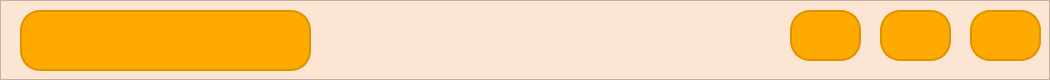
      <widget class="QFrame" name="FrameSuperior">
       <property name="styleSheet">
        <string notr="true">background-color: rgb(253,229,212);
</string>
       </property>
       <property name="frameShape">
        <enum>QFrame::StyledPanel</enum>
       </property>
       <property name="frameShadow">
        <enum>QFrame::Raised</enum>
       </property>
       <widget class="QPushButton" name="bt_exit">
        <property name="geometry">
         <rect>
          <x>970</x>
          <y>10</y>
          <width>71</width>
          <height>51</height>
         </rect>
        </property>
        <property name="styleSheet">
         <string notr="true">QPushButton {
    background-color: rgb(255, 170, 0);
    border: 2px solid #dd9300; 
    color: white;
    font-weight: bold;
	border-top-left-radius:20px;
	border-bottom-left-radius:20px;
	border-top-right-radius:20px;
	border-bottom-right-radius:20px;

}

QPushButton:hover {
    background-color:#dd9300; 
    border: 2px solid #dd9300; 
}</string>
        </property>
        <property name="text">
         <string/>
        </property>
        <property name="icon">
         <iconset resource="res1.qrc">
          <normaloff>:/images/bt_exit.png</normaloff>:/images/bt_exit.png</iconset>
        </property>
        <property name="iconSize">
         <size>
          <width>38</width>
          <height>38</height>
         </size>
        </property>
       </widget>
       <widget class="QPushButton" name="bt_minus">
        <property name="geometry">
         <rect>
          <x>790</x>
          <y>10</y>
          <width>71</width>
          <height>51</height>
         </rect>
        </property>
        <property name="styleSheet">
         <string notr="true">QPushButton {
    background-color: rgb(255, 170, 0);
    border: 2px solid #dd9300; 
    color: white;
    font-weight: bold;
	border-top-left-radius:20px;
	border-bottom-left-radius:20px;
	border-top-right-radius:20px;
	border-bottom-right-radius:20px;

}

QPushButton:hover {
    background-color:#dd9300; 
    border: 2px solid #dd9300; 
}</string>
        </property>
        <property name="text">
         <string/>
        </property>
        <property name="icon">
         <iconset resource="res1.qrc">
          <normaloff>:/images/bt_minimizar.png</normaloff>:/images/bt_minimizar.png</iconset>
        </property>
        <property name="iconSize">
         <size>
          <width>38</width>
          <height>38</height>
         </size>
        </property>
       </widget>
       <widget class="QPushButton" name="bt_expand">
        <property name="geometry">
         <rect>
          <x>880</x>
          <y>10</y>
          <width>71</width>
          <height>51</height>
         </rect>
        </property>
        <property name="styleSheet">
         <string notr="true">QPushButton {
    background-color: rgb(255, 170, 0);
    border: 2px solid #dd9300; 
    color: white;
    font-weight: bold;
	border-top-left-radius:20px;
	border-bottom-left-radius:20px;
	border-top-right-radius:20px;
	border-bottom-right-radius:20px;

}

QPushButton:hover {
    background-color:#dd9300; 
    border: 2px solid #dd9300; 
}</string>
        </property>
        <property name="text">
         <string/>
        </property>
        <property name="icon">
         <iconset resource="res1.qrc">
          <normaloff>:/images/bt_expandir.png</normaloff>:/images/bt_expandir.png</iconset>
        </property>
        <property name="iconSize">
         <size>
          <width>38</width>
          <height>38</height>
         </size>
        </property>
       </widget>
       <widget class="QPushButton" name="bt_option">
        <property name="geometry">
         <rect>
          <x>20</x>
          <y>10</y>
          <width>291</width>
          <height>61</height>
         </rect>
        </property>
        <property name="styleSheet">
         <string notr="true">QPushButton {
    background-color: rgb(255, 170, 0);
    border: 2px solid #dd9300; 
    color: white;
    font-weight: bold;
    min-width: 135px;
    min-height: 0px;
    padding: 0px;
	border-top-left-radius:20px;
	border-bottom-left-radius:20px;
	border-top-right-radius:20px;
	border-bottom-right-radius:20px;

}

QPushButton:hover {
    background-color:#dd9300; 
    border: 2px solid #dd9300; 
}</string>
        </property>
        <property name="text">
         <string/>
        </property>
        <property name="icon">
         <iconset resource="res1.qrc">
          <normaloff>:/images/bt_opciones.png</normaloff>:/images/bt_opciones.png</iconset>
        </property>
        <property name="iconSize">
         <size>
          <width>38</width>
          <height>38</height>
         </size>
        </property>
       </widget>
      </widget>
